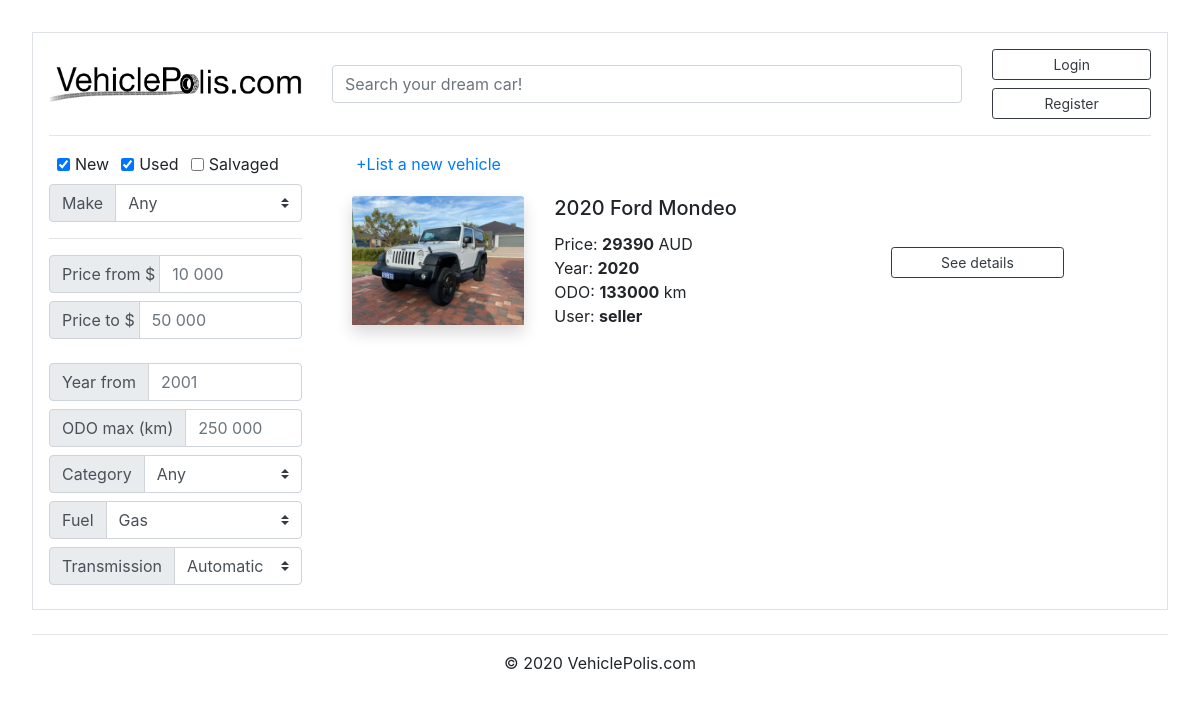
The app's page /item_list, older data.
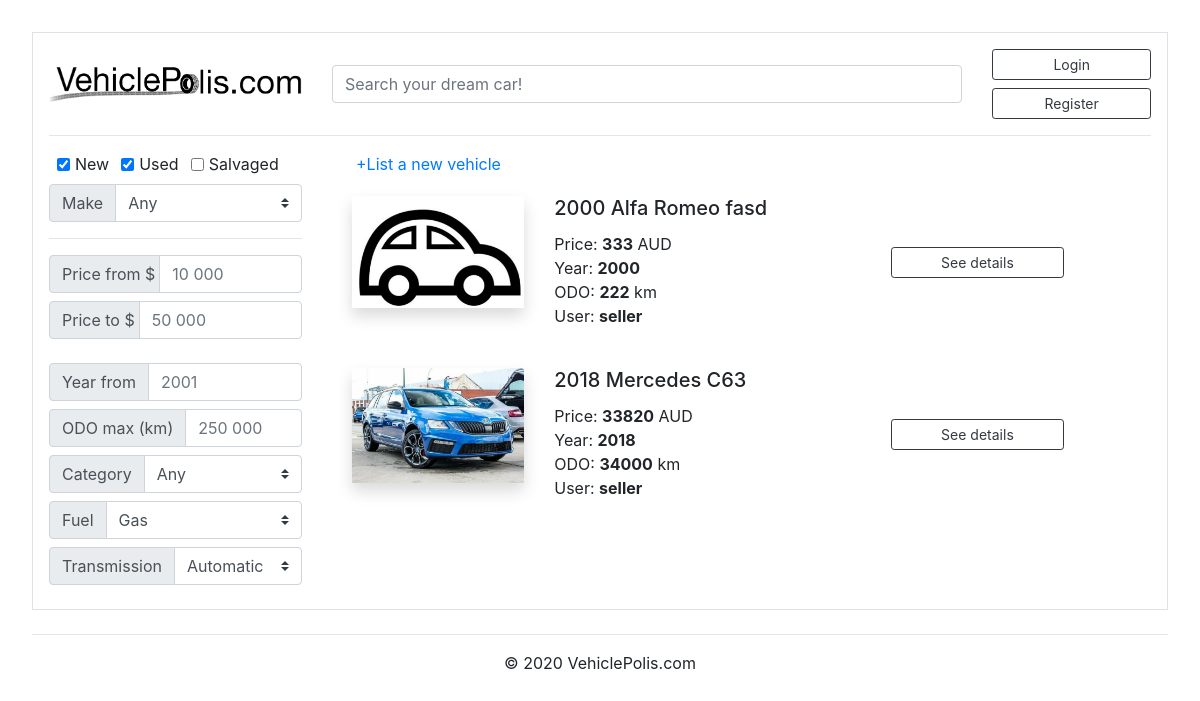
The same page, newer data.
### marketplace/models.py (models this page shows, shortened)
class Post(db.Model):
    id = db.Column(db.Integer, primary_key=True)
    condition = db.Column(db.String(100), nullable=False)
    title = db.Column(db.String(100), nullable=False)
    make = db.Column(db.String(100), nullable=False)
    model = db.Column(db.String(100), nullable=False)
    price = db.Column(db.Integer(), nullable=False)
    year = db.Column(db.Integer(), nullable=False)
    ODO = db.Column(db.Integer(), nullable=False)
    category = db.Column(db.String(100), nullable=False)
    fuel = db.Column(db.String(100), nullable=False)
    transmission = db.Column(db.String(100), nullable=False)
    quantity = db.Column(db.Integer(), nullable=False)
    date_posted = db.Column(db.DateTime, nullable=False, default=datetime.now)
    description = db.Column(db.Text, nullable=True)
    image_file = db.Column(db.String(20), nullable=False, default='default.png')
    user_id = db.Column(db.Integer, db.ForeignKey('user.id'), nullable=False)
    orders = db.relationship('Order', backref='item', lazy=True)
    reviews = db.relationship('Review', backref='item', lazy=True)

class User(db.Model, UserMixin):
    id = db.Column(db.Integer, primary_key=True)
    username = db.Column(db.String(20), unique=True, nullable=False)
    email = db.Column(db.String(120), unique=True, nullable=False)
    password = db.Column(db.String(60), nullable=False)
    role = db.Column(db.String(10), unique=False, nullable=False) #not sure about this one, gotta figure out
    posts = db.relationship('Post', backref='author', lazy=True)
    orders = db.relationship('Order', backref='author', lazy=True)
    reviews = db.relationship('Review', backref='author', lazy=True)

### marketplace/routes.py (the view)
@app.route("/item_list")
def item_list():
    searchform = SearchForm()
    posts = Post.query.order_by(Post.id.desc()).all()
    return render_template('item_list.html', posts=posts, searchform=searchform)

### marketplace/forms.py
class SearchForm(FlaskForm):
    text = StringField('Search')
    submit = SubmitField('Search')

### marketplace/templates/item_list.html (shortened to what this page needs)
{% extends "base.html" %}
{% block content %}
<div class="row">
  <div class="col-md-3">
    <div class="row mb-2 mx-2">
        <div class="form-check form-check-inline">
          <input class="form-check-input" type="checkbox" id="inlineCheckbox1" value="option1" checked>
          <label class="form-check-label" for="inlineCheckbox1">New</label>
        </div>
        <div class="form-check form-check-inline">
          <input class="form-check-input" type="checkbox" id="inlineCheckbox2" value="option2" checked>
          <label class="form-check-label" for="inlineCheckbox2">Used</label>
        </div>
        <div class="form-check form-check-inline">
          <input class="form-check-input" type="checkbox" id="inlineCheckbox3" value="pt pl-5">
          <label class="form-check-label" for="inlineCheckbox3">Salvaged</label>
        </div>
    </div>
    <div class="input-group mb-2">
      <div class="input-group-prepend">
        <label class="input-group-text" for="inputGroupSelect01">Make</label>
      </div>
      <select class="custom-select" id="inputGroupSelect01">
        <option selected>Any</option>
      </select>
    </div>
    <hr>
    <div class="input-group mb-2">
      <div class="input-group-prepend">
        <span class="input-group-text mr-n2" id="basic-addon1">Price from $</span>
      </div>
      <input type="text" class="form-control" placeholder="10 000" aria-label="Username" aria-describedby="basic-addon1">
    </div>
    <div class="input-group mb-4">
      <div class="input-group-prepend">
        <span class="input-group-text mr-n2" id="basic-addon1">Price to $</span>
      </div>
      <input type="text" class="form-control" placeholder="50 000" aria-label="Username" aria-describedby="basic-addon1">
    </div>
    <div class="input-group mb-2">
      <div class="input-group-prepend">
        <span class="input-group-text" id="basic-addon1">Year from</span>
      </div>
      <input type="text" class="form-control" placeholder="2001" aria-label="Username" aria-describedby="basic-addon1">
    </div>
    <div class="input-group mb-2">
      <div class="input-group-prepend">
        <span class="input-group-text" id="basic-addon1">ODO max (km)</span>
      </div>
      <input type="text" class="form-control" placeholder="250 000" aria-label="Username" aria-describedby="basic-addon1">
    </div>
    <div class="input-group mb-2">
      <div class="input-group-prepend">
        <label class="input-group-text" for="inputGroupSelect01">Category</label>
      </div>
      <select class="custom-select" id="inputGroupSelect01">
        <option>Any</option>
      </select>
    </div>
    <div class="input-group mb-2">
      <div class="input-group-prepend">
        <label class="input-group-text" for="inputGroupSelect01">Fuel</label>
      </div>
      <select class="custom-select" id="inputGroupSelect01">
        <option selected>Gas</option>
      </select>
    </div>
    <div class="input-group mb-2">
      <div class="input-group-prepend">
        <label class="input-group-text" for="inputGroupSelect01">Transmission</label>
      </div>
      <select class="custom-select" id="inputGroupSelect01">
        <option value="1">Automatic</option>
      </select>
    </div>
  </div>
    <div class="col-md-9">
      <a href="{{ url_for('add_item') }}" class="m-4"> +List a new vehicle</a>
      {% for post in posts %}
      <div class="card border-0">
        <div class="card-body">
          <div class="row">
            <div class="col-xl-3 col-lg-3 col-xs-3">
              <img class="card-img-top shadow" src="{{ url_for('static', filename='images/' + post.image_file) }}" alt="Card image cap">
            </div>
            <div class="col-xl-5 col-lg-5 col-xs-5">
              <h5 class="card-title">{{ post.year }} {{ post.make }} {{ post.model }}</h5>
              Price: <strong>{{ post.price }}</strong> AUD<br>
              Year: <strong>{{ post.year }}</strong><br>
              ODO: <strong>{{ post.ODO }}</strong> km<br>
              User: <strong>{{ post.author.username }}</strong>
            </div>
            <div class="col-xl-3 col-lg-3 col-xs-3 my-auto">
              <a href="{{ url_for('post', post_id=post.id) }}" class="btn btn-outline-dark btn-block btn-sm">See details</a>
            </div>
          </div>
        </div>
      </div>
      {% endfor %}
    </div>
</div>
{% endblock content %}

### marketplace/templates/base.html (shortened to what this page needs)
<!doctype html>
<html lang="en">
  <head>
    <link rel="stylesheet" href="https://stackpath.bootstrapcdn.com/bootstrap/4.4.1/css/bootstrap.min.css">
    <link rel="stylesheet" type="text/css" href="/static/CSS/styles.css">
  </head>
  <body>
    <div class="container p-3 my-3 border">
        <div class="row">
            <div class="col-md-4 col-lg-3 my-auto">
                <a href="{{ url_for('home') }}"><img src="/static/images/logo.png" class = "img-responsive" width = "100%"></a>
            </div>
            <div class="col-md-6 col-lg-7 my-auto">
                <form method="POST" action="" enctype="multipart/form-data">
                    {{ searchform.text(class="form-control", placeholder="Search your dream car!") }}
                </form>
            </div>
            <div class="col-md-2 col-lg-2">
                {% if current_user.is_authenticated %}
                    <a href="{{url_for('account')}}" class="btn btn-outline-dark btn-block btn-sm">Account</a>
                    <a href="{{url_for('logout')}}" class="btn btn-outline-dark btn-block btn-sm">Logout</a>
                {% else %}
                    <a href="{{url_for('login')}}" class="btn btn-outline-dark btn-block btn-sm">Login</a>
                    <a href="{{url_for('register')}}" class="btn btn-outline-dark btn-block btn-sm">Register</a>
                {% endif %}
            </div>
        </div>
        <hr>
        <div class='content'>
            {% block content %}
            {% endblock %}
        </div>
    </div>
    <footer class="footer">
        <hr class="mb-3 mt-4">
        <p class="text-center">© 2020 VehiclePolis.com</p>
    </footer>
  </body>
</html>

### marketplace/static/CSS/styles.css (style rules this page uses)
body { margin:2rem; }

Row changes from the older to the newer data that the page shows:
added Post: image_file (placeholder picture), year "2000", make "Alfa Romeo", model "fasd", price "333", ODO "222", author.username "seller"
changed Post: image_file: a different picture; year "2020" → "2018"; make "Ford" → "Mercedes"; model "Mondeo" → "C63"; price "29390" → "33820"; ODO "133000" → "34000"
